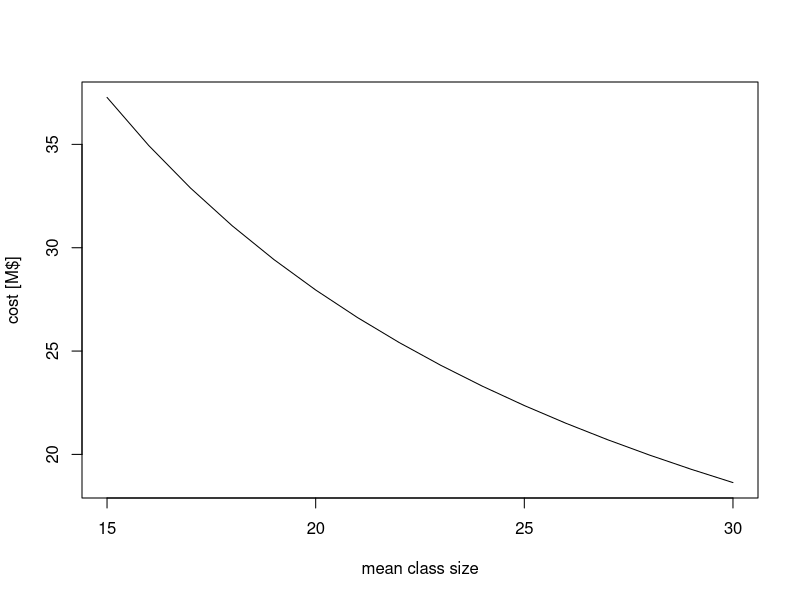

Recreate this plot in R.
dat <-read.table("costvsize.dat")
options(scipen=5)
par(cex=1)
plot(dat[,1],dat[,2]/1000000,xlab="mean class size",ylab="cost [M$]",type="l")
dev.copy2pdf(file="costvsize.pdf")
dev.copy(jpeg,'costvsize.jpg')
dev.off()